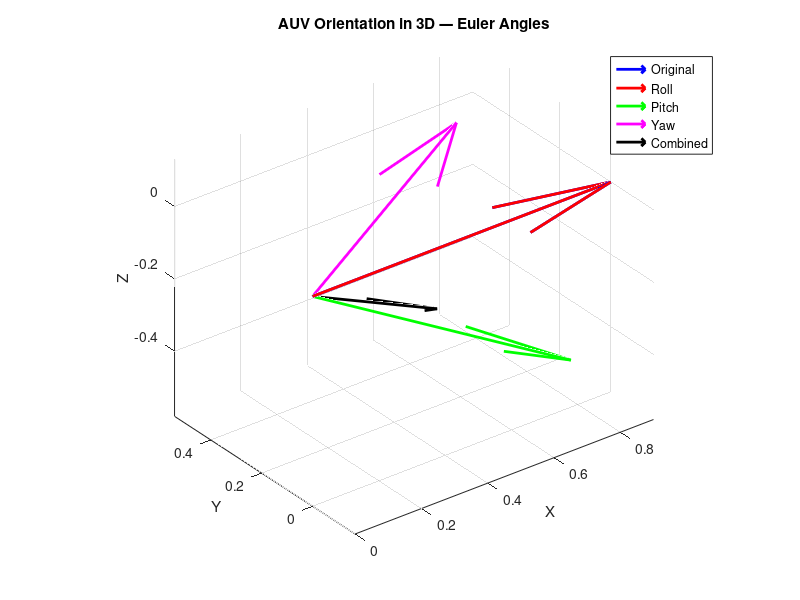

This figure's MATLAB source:
%% Episode 5 — Orientation in 3D
% Euler Angles: Roll (X-axis), Pitch (Y-axis), Yaw (Z-axis)

clc;
clear;
close all;

%% Section 1 — Define Original Vector
v_original = [1; 0; 0];   % Initial vector along X-axis

%% Section 2 — Roll (Rotation around X-axis)
theta_roll = pi/6;  % 30 degrees

Rx = [1 0 0;
      0 cos(theta_roll) -sin(theta_roll);
      0 sin(theta_roll)  cos(theta_roll)];

v_roll = Rx * v_original;

%% Section 3 — Pitch (Rotation around Y-axis)
theta_pitch = pi/6;  % 30 degrees

Ry = [cos(theta_pitch) 0 sin(theta_pitch);
      0 1 0;
     -sin(theta_pitch) 0 cos(theta_pitch)];

v_pitch = Ry * v_original;

%% Section 4 — Yaw (Rotation around Z-axis)
theta_yaw = pi/6;  % 30 degrees

Rz = [cos(theta_yaw) -sin(theta_yaw) 0;
      sin(theta_yaw)  cos(theta_yaw) 0;
      0 0 1];

v_yaw = Rz * v_original;

%% Section 5 — Combined Rotation (Roll → Pitch → Yaw)
R_combined = Rz * Ry * Rx;
v_combined = R_combined * v_original;

%% Section 6 — Visualization
figure;
hold on;
grid on;
axis equal;

% Plot vectors
quiver3(0,0,0,v_original(1),v_original(2),v_original(3),'b','LineWidth',2);
quiver3(0,0,0,v_roll(1),v_roll(2),v_roll(3),'r','LineWidth',2);
quiver3(0,0,0,v_pitch(1),v_pitch(2),v_pitch(3),'g','LineWidth',2);
quiver3(0,0,0,v_yaw(1),v_yaw(2),v_yaw(3),'m','LineWidth',2);
quiver3(0,0,0,v_combined(1),v_combined(2),v_combined(3),'k','LineWidth',2);

xlabel('X');
ylabel('Y');
zlabel('Z');

legend('Original','Roll','Pitch','Yaw','Combined');
title('AUV Orientation in 3D — Euler Angles');

% Improve 3D visualization
view(3);
rotate3d on;

%% Section 7 — Note on Gimbal Lock
% Gimbal lock occurs when two rotation axes align,
% reducing one degree of freedom.
% Euler angles are intuitive but have this limitation.
